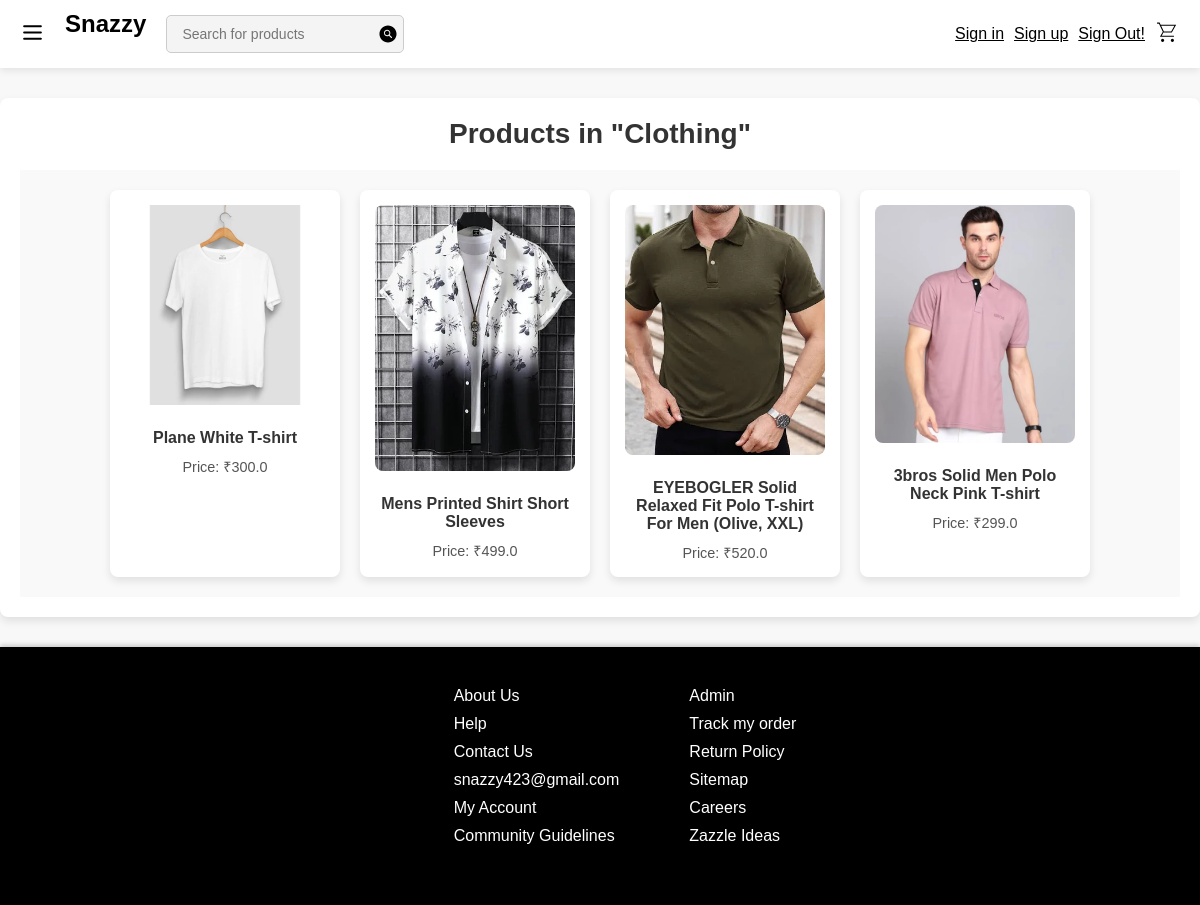
/category/clothing/, run on the app's committed database.
### e_commerce/models.py (models this page shows, shortened)
class Category(models.Model):
    name = models.CharField(max_length=255, unique=True)
    slug = models.SlugField(max_length=255, unique=True)
    description = models.TextField(blank=True, help_text="Optional description of the category")
    created_at = models.DateTimeField(auto_now_add=True)
    updated_at = models.DateTimeField(auto_now=True)
    class Meta:
        verbose_name_plural = "Categories"

class Product(models.Model):
    name = models.CharField(max_length=255)
    description = models.TextField(blank=True)
    price = models.DecimalField(max_digits=10, decimal_places=2)
    product_image = models.ImageField(upload_to='e_commerce/ProductImages')
    category = models.ForeignKey(
        Category, on_delete=models.SET_NULL, null=True, blank=True,
        related_name="products"
    )
    added_by = models.ForeignKey(
        User, on_delete=models.SET_NULL, null=True, blank=True,
        related_name="products_added"
    )
    added_by_admin = models.BooleanField(default=False, help_text="True if product is added by the website admin")
    created_at = models.DateTimeField(auto_now_add=True)
    updated_at = models.DateTimeField(auto_now=True)
    is_trending = models.BooleanField(default=False)
    def added_by_display(self):
        if self.added_by_admin:
            return "Website"
        return self.added_by.username if self.added_by else "Unknown"

### e_commerce/views.py (the view)
# urls.py: path('category/<slug:category_slug>/', products_by_category_view, name='products_by_category'),
def products_by_category_view(request, category_slug):
    category = get_object_or_404(Category, slug=category_slug)
    products = Product.objects.filter(category=category)
    product_data = [
        {
            "id": product.id,
            "name": product.name,
            "description": product.description,
            "price": float(product.price),
            "category": product.category.name if product.category else None,
            "added_by": product.added_by_display(),
            "product_image": product.product_image.url if product.product_image else None
        }
        for product in products
    ]
    return render(request, 'products_by_category.html', {
        'category': category,
        'product_data': product_data,
    })

### e_commerce/templates/products_by_category.html (shortened to what this page needs)
{% extends 'base.html' %}
{% block content %}
<div class="category-container">
    <h1>Products in "{{ category.name }}"</h1>
    <div class="Product_list" style="display: flex;">
        {% for product in product_data %}
        <div class="products">
            <a href="{% url 'product_detail' pk=product.id %}">
                {% if product.product_image %}
                    <img src="{{ product.product_image }}" alt="{{ product.name }}">
                {% else %}
                    <p>No image available</p>
                {% endif %}
            </a>
            <h3>{{ product.name }}</h3>
            <p>Price: ₹{{ product.price }}</p>
        </div>
        {% endfor %}
    </div>
</div>
{% endblock %}

### e_commerce/static/css/index.css (style rules this page uses)
* { margin: 0; padding: 0; }
body { font-family: Arial, sans-serif; background-color: #f8f8f8; }
.Product_list { display: flex; flex-wrap: wrap; gap: 20px; justify-content: center; padding: 20px; background-color: #f9f9f9; }
.products { background-color: #fff; border-radius: 8px; box-shadow: 0 4px 8px rgba(0, 0, 0, 0.1); width: 200px; text-align: center; padding: 15px; transition: transform 0.2s, box-shadow 0.2s; }
.products img { width: 100%; height: auto; border-radius: 8px; margin-bottom: 10px; object-fit: cover; }
.products h3 { font-size: 1rem; font-weight: bold; color: #333; margin: 10px 0; }
.products p { font-size: 0.9rem; color: #555; }
.products a { text-decoration: none; color: inherit; }
h1 { text-align: center; margin-bottom: 20px; }
.category-container { max-width: 1200px; margin: 30px auto; padding: 20px; background-color: #fff; border-radius: 8px; box-shadow: 0 4px 8px rgba(0, 0, 0, 0.1); }
h1 { font-size: 28px; text-align: center; margin-bottom: 20px; color: #333; }

### data on the page
Category: name "Clothing"
Product: name "Plane White T-shirt"
Product: name "Mens Printed Shirt Short Sleeves"
Product: name "EYEBOGLER Solid Relaxed Fit Polo T-shirt For Men (Olive, XXL)"
Product: name "3bros Solid Men Polo Neck Pink T-shirt"

### other printed values
{{ product.price }} "300.0" "499.0" "520.0" "299.0"
